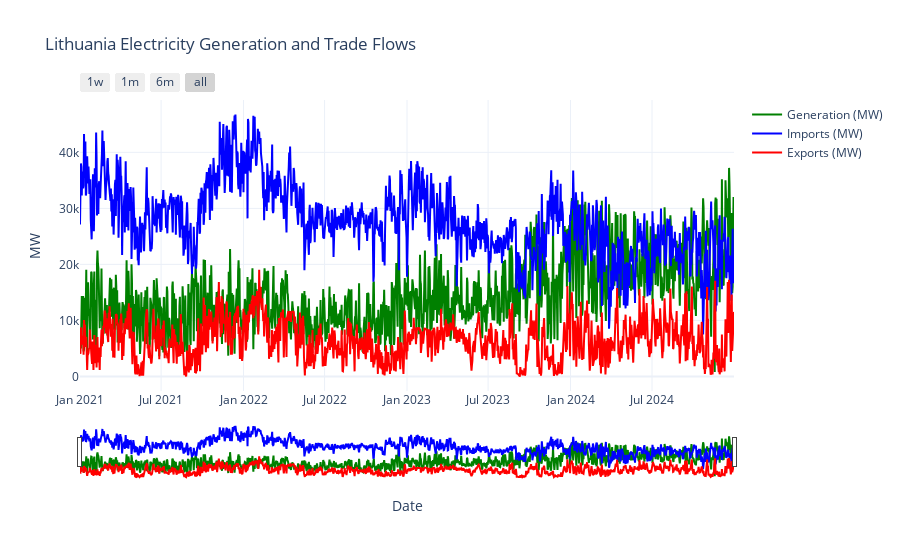

Notebook code cell kept with this figure:
### Code cell
import plotly.graph_objs as go
import plotly.express as px

lithuania_df = combined_df[combined_df['Area'] == 'Lithuania']
# Make sure MTU is datetime
lithuania_df['MTU'] = pd.to_datetime(lithuania_df['MTU'])

# Create interactive plot
fig = go.Figure()

# Add Generation trace
fig.add_trace(go.Scatter(
    x=lithuania_df['MTU'],
    y=lithuania_df['Total_Generation_MW'],
    mode='lines',
    name='Generation (MW)',
    line=dict(color='green')
))

# Add Imports trace
fig.add_trace(go.Scatter(
    x=lithuania_df['MTU'],
    y=lithuania_df['Total_Imports_MW'],
    mode='lines',
    name='Imports (MW)',
    line=dict(color='blue')
))

# Add Exports trace
fig.add_trace(go.Scatter(
    x=lithuania_df['MTU'],
    y=lithuania_df['Total_Exports_MW'],
    mode='lines',
    name='Exports (MW)',
    line=dict(color='red')
))

# Layout with slider
fig.update_layout(
    title='Lithuania Electricity Generation and Trade Flows',
    xaxis=dict(
        title='Date',
        rangeselector=dict(
            buttons=list([
                dict(count=7, label='1w', step='day', stepmode='backward'),
                dict(count=1, label='1m', step='month', stepmode='backward'),
                dict(count=6, label='6m', step='month', stepmode='backward'),
                dict(step='all')
            ])
        ),
        rangeslider=dict(visible=True),
        type='date'
    ),
    yaxis=dict(title='MW'),
    template='plotly_white'
)

fig.show()

### Figure 1 — Plotly figure (JSON) as saved in the notebook; plotly's stock layout.template omitted (floating-point values rounded to 4 significant figures; data arrays with more than 128 entries replaced by an {"elided": "..."} marker saying what was removed)
{"data": [{"line": {"color": "green"}, "mode": "lines", "name": "Generation (MW)", "type": "scatter", "x": {"elided": "1461 str values"}, "y": {"elided": "1461 float values"}}, {"line": {"color": "blue"}, "mode": "lines", "name": "Imports (MW)", "type": "scatter", "x": {"elided": "1461 str values"}, "y": {"elided": "1461 float values"}}, {"line": {"color": "red"}, "mode": "lines", "name": "Exports (MW)", "type": "scatter", "x": {"elided": "1461 str values"}, "y": {"elided": "1461 float values"}}], "layout": {"title": {"text": "Lithuania Electricity Generation and Trade Flows"}, "xaxis": {"rangeselector": {"buttons": [{"count": 7, "label": "1w", "step": "day", "stepmode": "backward"}, {"count": 1, "label": "1m", "step": "month", "stepmode": "backward"}, {"count": 6, "label": "6m", "step": "month", "stepmode": "backward"}, {"step": "all"}]}, "rangeslider": {"visible": true}, "title": {"text": "Date"}, "type": "date"}, "yaxis": {"title": {"text": "MW"}}}}
